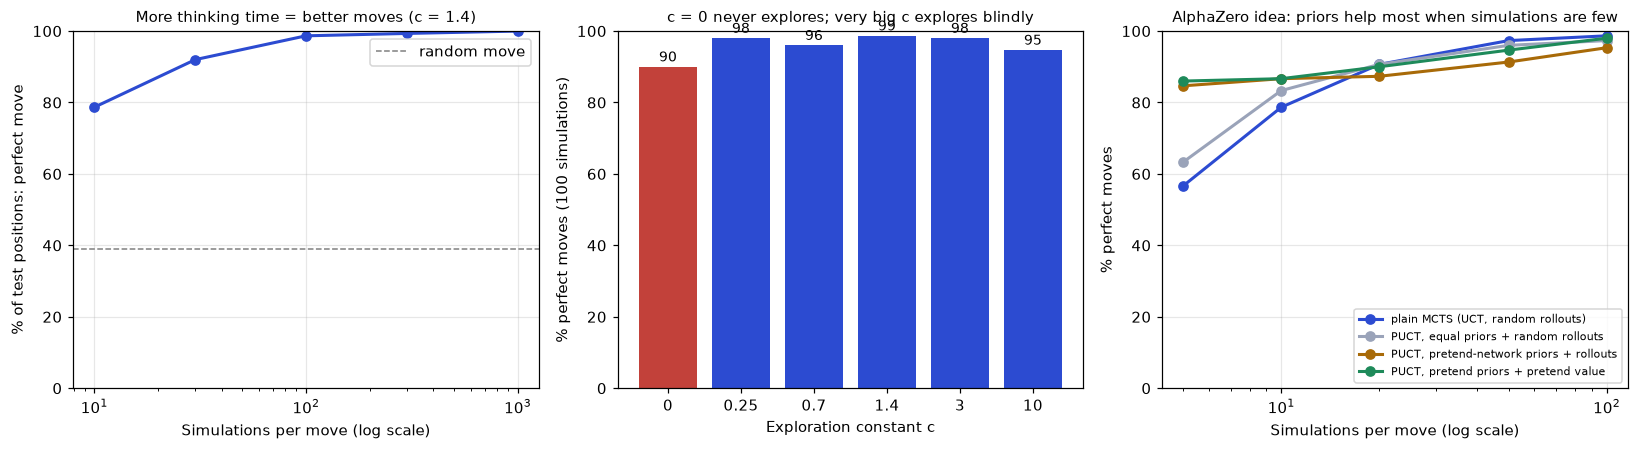

The script that saved this image:
"""
MCTS experiments on tic-tac-toe, marked against the perfect answer key (minimax).

Test set: 150 random tic-tac-toe positions where the choice MATTERS
(at least one legal move is worse than the best). For each position we ask
MCTS for a move and check: is it one of the perfect moves?

Experiment 1: simulation budget 10, 30, 100, 300, 1000  (c = 1.4)
Experiment 2: exploration constant c = 0, 0.25, 0.7, 1.4, 3, 10  (100 simulations)
Experiment 3: the AlphaZero idea. Replace "try everything + random rollouts" with a
              "network" that gives priors P and a value. We have no trained network,
              so we use a PRETEND one built from the answer key, with mistakes added:
                 prior:  P(move) proportional to e^(2 x (true score + noise))   (an unreliable hint)
                 value:  true value + random noise (std 0.5)                       (a noisy guess)
              A real AlphaZero learns these two outputs by self-play.

Run:  python mcts_experiments.py            (about 1-2 minutes)
      python mcts_experiments.py --no-show
"""
import argparse
import math
import random
import sys
import time

import matplotlib.pyplot as plt

from games import TicTacToe, minimax_value, perfect_moves
from mcts import best_move, puct_search, search

sys.stdout.reconfigure(encoding="utf-8")
T = TicTacToe


def all_positions():
    seen, todo = set(), [T.start]
    while todo:
        s = todo.pop()
        if s in seen or T.winner(s) is not None:
            continue
        seen.add(s)
        todo.extend(T.play(s, m) for m in T.legal_moves(s))
    return sorted(seen)


def test_set(size=150, seed=0):
    tricky = [s for s in all_positions() if len(perfect_moves(s)) < len(T.legal_moves(s))]
    return tricky, random.Random(seed).sample(tricky, size)


def accuracy(positions, chooser):
    good = sum(chooser(s, k) in perfect_moves(s) for k, s in enumerate(positions))
    return 100 * good / len(positions)


def pretend_prior(s):
    # True score of each move (+1 win, 0 draw, -1 loss) PLUS a fixed random mistake per
    # position, so the "network" is often wrong about which move is best.
    rng = random.Random(int(s.replace(".", "0").replace("X", "1").replace("O", "2"), 3))
    scores = {m: -minimax_value(T.play(s, m)) + rng.gauss(0, 1.0) for m in T.legal_moves(s)}
    weights = {m: math.exp(2 * v) for m, v in scores.items()}
    total = sum(weights.values())
    return {m: w / total for m, w in weights.items()}


def uniform_prior(s):
    moves = T.legal_moves(s)
    return {m: 1 / len(moves) for m in moves}


def pretend_value(s, rng):
    return max(-1.0, min(1.0, minimax_value(s) + rng.gauss(0, 0.5)))


def main():
    parser = argparse.ArgumentParser()
    parser.add_argument("--no-show", action="store_true")
    args = parser.parse_args()
    if args.no_show:
        plt.switch_backend("Agg")

    tricky, positions = test_set()
    print(f"Positions where the game is not over: {len(all_positions()):,}; "
          f"where the choice matters: {len(tricky):,}; test set: {len(positions)}")
    blind = sum(len(perfect_moves(s)) / len(T.legal_moves(s)) for s in positions) / len(positions)
    print(f"A random move would be perfect {100 * blind:.1f}% of the time")

    print("\n" + "=" * 66)
    print("EXPERIMENT 1 · Simulation budget (c = 1.4): % perfect moves")
    print("=" * 66)
    budgets = [10, 30, 100, 300, 1000]
    acc_budget = []
    for n in budgets:
        t0 = time.time()
        acc_budget.append(accuracy(positions, lambda s, k: best_move(search(T, s, n, 1.4, seed=k))))
        print(f"  {n:>5} simulations: {acc_budget[-1]:5.1f}% perfect   ({time.time() - t0:.1f} s)")

    print("\n" + "=" * 66)
    print("EXPERIMENT 2 · Exploration constant c (100 simulations): % perfect moves")
    print("=" * 66)
    cs = [0, 0.25, 0.7, 1.4, 3, 10]
    acc_c = []
    for c in cs:
        acc_c.append(accuracy(positions, lambda s, k: best_move(search(T, s, 100, c, seed=k))))
        print(f"  c = {c:<5}: {acc_c[-1]:5.1f}% perfect")

    print("\n" + "=" * 66)
    print("EXPERIMENT 3 · The AlphaZero idea: priors and a value instead of blind search")
    print("=" * 66)
    small = [5, 10, 20, 50, 100]
    variants = {
        "plain MCTS (UCT, random rollouts)":
            lambda n: lambda s, k: best_move(search(T, s, n, 1.4, seed=k)),
        "PUCT, equal priors + random rollouts":
            lambda n: lambda s, k: best_move(puct_search(T, s, n, uniform_prior, None, seed=k)),
        "PUCT, pretend-network priors + rollouts":
            lambda n: lambda s, k: best_move(puct_search(T, s, n, pretend_prior, None, seed=k)),
        "PUCT, pretend priors + pretend value":
            lambda n: lambda s, k: best_move(puct_search(T, s, n, pretend_prior, pretend_value, seed=k)),
    }
    acc_az = {}
    print("  simulations:                              " + "".join(f"{n:>7}" for n in small))
    for name, make in variants.items():
        acc_az[name] = [accuracy(positions, make(n)) for n in small]
        print(f"  {name:<42}" + "".join(f"{a:6.1f}%" for a in acc_az[name]))
    print(f"  (the pretend prior alone, no search: plays its top move "
          f"{accuracy(positions, lambda s, k: max(pretend_prior(s).items(), key=lambda kv: kv[1])[0]):.1f}% perfect)")

    fig, axes = plt.subplots(1, 3, figsize=(15, 4.2))
    ax = axes[0]
    ax.plot(budgets, acc_budget, marker="o", color="#2c4bd1", lw=2)
    ax.axhline(100 * blind, color="gray", ls="--", lw=1, label="random move")
    ax.set_xscale("log")
    ax.set_xlabel("Simulations per move (log scale)")
    ax.set_ylabel("% of test positions: perfect move")
    ax.set_title("More thinking time = better moves (c = 1.4)", fontsize=10)
    ax.set_ylim(0, 100)
    ax.legend()
    ax.grid(alpha=0.3)
    ax = axes[1]
    ax.bar([str(c) for c in cs], acc_c, color=["#c2413a" if c == 0 else "#2c4bd1" for c in cs])
    ax.set_xlabel("Exploration constant c")
    ax.set_ylabel("% perfect moves (100 simulations)")
    ax.set_title("c = 0 never explores; very big c explores blindly", fontsize=10)
    ax.set_ylim(0, 100)
    for i, a in enumerate(acc_c):
        ax.text(i, a + 1.5, f"{a:.0f}", ha="center", fontsize=9)
    ax = axes[2]
    for (name, accs), color in zip(acc_az.items(), ("#2c4bd1", "#9aa3b9", "#a86a08", "#1e8a5a")):
        ax.plot(small, accs, marker="o", lw=2, color=color, label=name)
    ax.set_xscale("log")
    ax.set_xlabel("Simulations per move (log scale)")
    ax.set_ylabel("% perfect moves")
    ax.set_title("AlphaZero idea: priors help most when simulations are few", fontsize=10)
    ax.set_ylim(0, 100)
    ax.legend(fontsize=7.5, loc="lower right")
    ax.grid(alpha=0.3)
    fig.tight_layout()
    fig.savefig("mcts_experiments.png", dpi=110, bbox_inches="tight")
    print("\nChart saved to mcts_experiments.png")
    if not args.no_show:
        plt.show()


if __name__ == "__main__":
    main()
